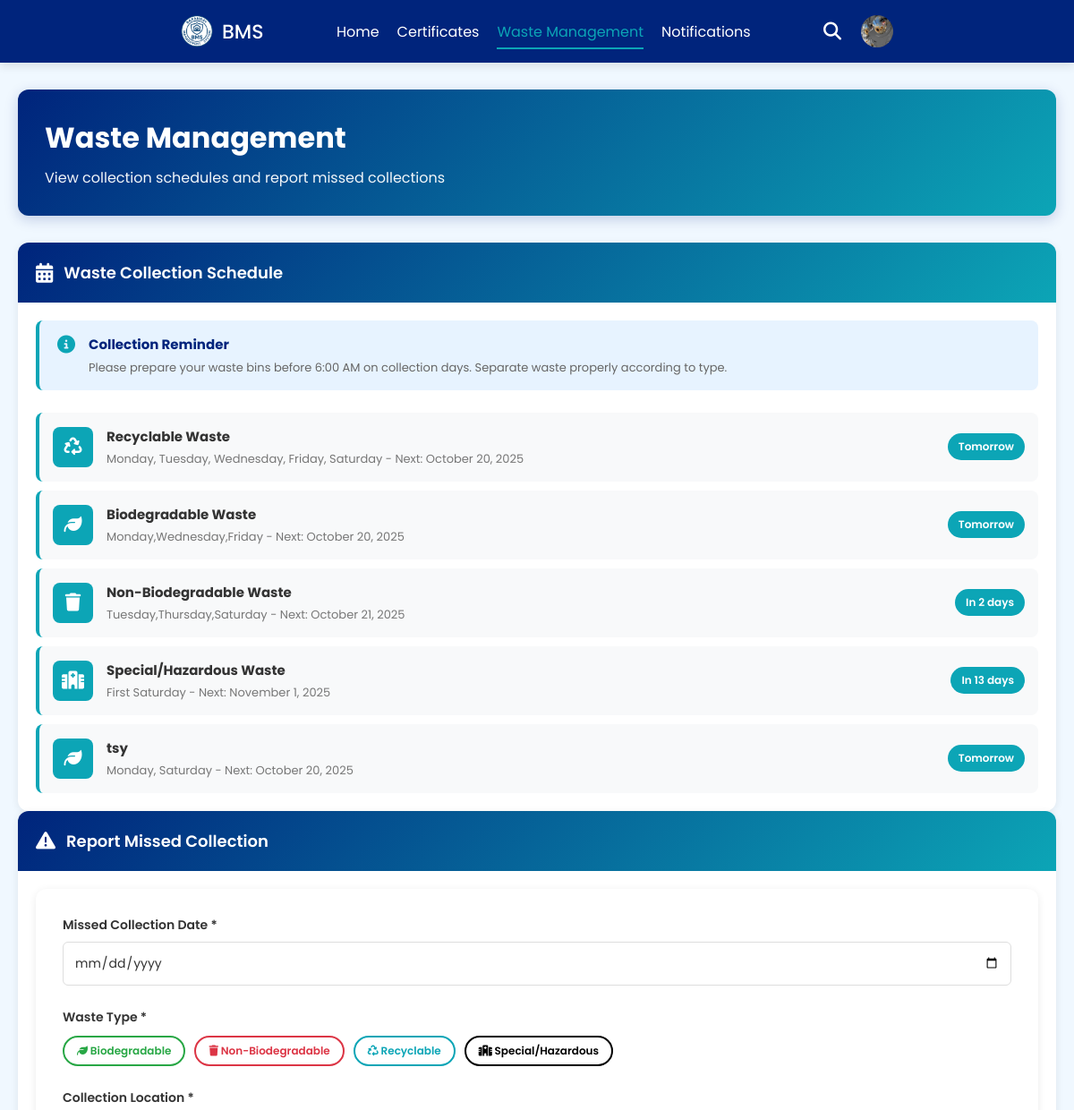
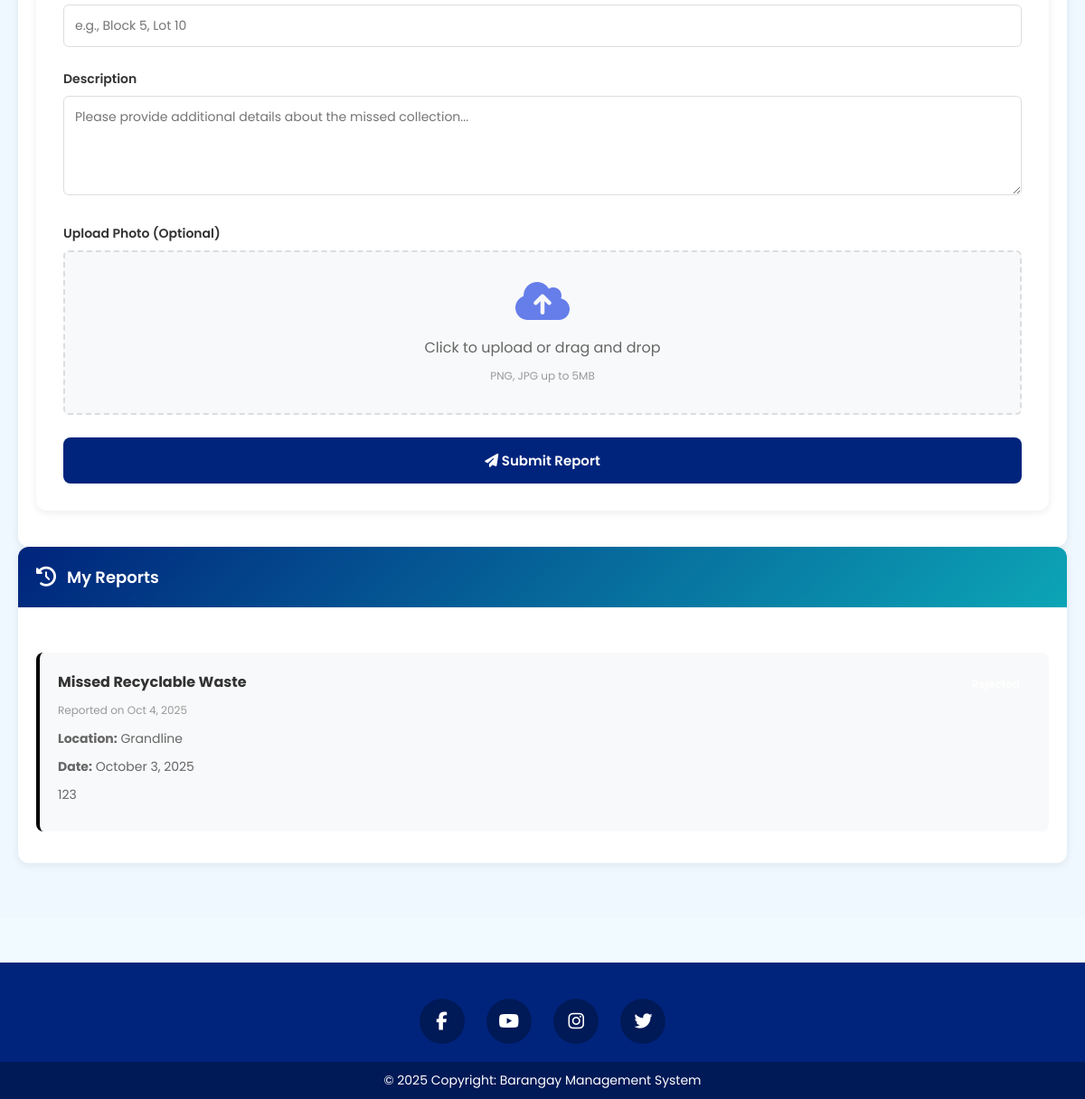
Page /user/waste_management.php (signed in) on the committed database (2 pictures, top to bottom).
### tables this page shows
CREATE TABLE `user` (
  `id` int(11) NOT NULL,
  `first_name` varchar(255) NOT NULL,
  `middle_name` varchar(255) NOT NULL,
  `last_name` varchar(255) NOT NULL,
  `email` varchar(255) NOT NULL,
  `password` varchar(255) NOT NULL,
  `image` varchar(255) NOT NULL,
  `contact_number` varchar(255) NOT NULL,
  `date_of_birth` date DEFAULT NULL,
  `gender` enum('male','female') DEFAULT NULL,
  `civil_status` enum('single','married','divorced','widowed') DEFAULT NULL,
  `occupation` varchar(100) DEFAULT NULL,
  `house_number` varchar(100) DEFAULT NULL,
  `street_name` varchar(255) DEFAULT NULL,
  `barangay` varchar(255) DEFAULT 'Baliwasan',
  `status` enum('active','inactive','moved') DEFAULT 'active',
  `is_new` tinyint(1) DEFAULT 1,
  `created_at` datetime NOT NULL DEFAULT current_timestamp(),
  `updated_at` timestamp NULL DEFAULT NULL ON UPDATE current_timestamp()
);

CREATE TABLE `waste_schedules` (
  `schedule_id` int(11) NOT NULL,
  `waste_type` varchar(50) NOT NULL,
  `collection_days` varchar(100) NOT NULL,
  `icon` varchar(50) DEFAULT NULL,
  `color` varchar(20) DEFAULT NULL,
  `description` text DEFAULT NULL,
  `is_active` tinyint(1) DEFAULT 1,
  `created_at` timestamp NOT NULL DEFAULT current_timestamp()
);

CREATE TABLE `missed_collections` (
  `report_id` int(11) NOT NULL,
  `user_id` int(11) NOT NULL,
  `collection_date` date NOT NULL,
  `waste_type` varchar(50) NOT NULL,
  `location` varchar(255) NOT NULL,
  `description` text DEFAULT NULL,
  `photo_path` varchar(255) DEFAULT NULL,
  `status` enum('pending','investigating','resolved','rejected') DEFAULT 'pending',
  `resolution_notes` text DEFAULT NULL,
  `resolved_date` datetime DEFAULT NULL,
  `created_at` timestamp NOT NULL DEFAULT current_timestamp(),
  `updated_at` timestamp NOT NULL DEFAULT current_timestamp() ON UPDATE current_timestamp()
);

### user/waste_management.php (the view, shortened to what this page needs)
<?php
require_once("../conn/conn.php");
$user_id = $_SESSION["user_id"];
$schedules_query = "SELECT * FROM waste_schedules WHERE is_active = 1 ORDER BY schedule_id";
$schedules_result = $conn->query($schedules_query);
$reports_query = "SELECT * FROM missed_collections WHERE user_id = ? ORDER BY created_at DESC LIMIT 10";
$reports_stmt = $conn->prepare($reports_query);
$reports_stmt->bind_param("i", $user_id);
$reports_stmt->execute();
$reports_result = $reports_stmt->get_result();
function getNextCollectionDate($collection_days)
{
    $today = new DateTime();
    $daysOfWeek = ['Sunday' => 0, 'Monday' => 1, 'Tuesday' => 2, 'Wednesday' => 3, 'Thursday' => 4, 'Friday' => 5, 'Saturday' => 6];
    if (strpos($collection_days, 'First') !== false) {
        $month = $today->format('n');
        $year = $today->format('Y');
        $firstDay = new DateTime("$year-$month-01");
        $dayOfWeek = $firstDay->format('w');
        $daysUntilSaturday = (6 - $dayOfWeek + 7) % 7;
        $firstSaturday = clone $firstDay;
        $firstSaturday->modify("+$daysUntilSaturday days");
        if ($today > $firstSaturday) {
            $firstDay->modify('+1 month');
            $month = $firstDay->format('n');
            $year = $firstDay->format('Y');
            $firstDay = new DateTime("$year-$month-01");
            $dayOfWeek = $firstDay->format('w');
            $daysUntilSaturday = (6 - $dayOfWeek + 7) % 7;
            $firstSaturday = clone $firstDay;
            $firstSaturday->modify("+$daysUntilSaturday days");
        }
        return $firstSaturday;
    }
    $days = array_map('trim', explode(',', $collection_days));
    $nextDate = null;
    $minDiff = PHP_INT_MAX;
    foreach ($days as $day) {
        if (isset($daysOfWeek[$day])) {
            $targetDay = $daysOfWeek[$day];
            $currentDay = (int) $today->format('w');
            $diff = ($targetDay - $currentDay + 7) % 7;
            if ($diff < $minDiff) {
                $minDiff = $diff;
                $nextDate = clone $today;
                $nextDate->modify("+$diff days");
            }
        }
    }
    return $nextDate;
}
function getDaysUntil($nextDate)
{
    $today = new DateTime();
    $today->setTime(0, 0, 0);
    $nextDate->setTime(0, 0, 0);
    $diff = $today->diff($nextDate);
    $days = (int) $diff->format('%a');
    if ($days === 0) {
        return 'Today';
    } elseif ($days === 1) {
        return 'Tomorrow';
    } else {
        return "In $days days";
    }
}
function getStatusBadgeClass($status)
{
    $classes = [
        'pending' => 'pending',
        'investigating' => 'investigating',
        'resolved' => 'resolved',
        'rejected' => 'rejected'
    ];
    return $classes[$status] ?? 'pending';
}
?>
<!DOCTYPE html>
<html lang="en">
<head>
    <?php include '../components/header_links.php'; ?>
    <?php include '../components/user_side_header.php'; ?>
</head>
<body>
    <?php include '../components/navbar.php'; ?>
    <main class="main-content">
        <div class="page-header">
            <h1>Waste Management</h1>
            <p>View collection schedules and report missed collections</p>
        </div>
        <div class="section-card">
            <div class="section-card-header">
                <i class="fas fa-calendar-alt"></i>
                <h2>Waste Collection Schedule</h2>
            </div>
            <div class="section-card-body">
                <div class="info-banner">
                    <i class="fas fa-info-circle"></i>
                    <div class="info-banner-content">
                        <h4>Collection Reminder</h4>
                        <p>Please prepare your waste bins before 6:00 AM on collection days. Separate waste properly
                            according to type.</p>
                    </div>
                </div>
                <?php while ($schedule = $schedules_result->fetch_assoc()):
                    $nextDate = getNextCollectionDate($schedule['collection_days']);
                    $daysUntil = getDaysUntil($nextDate);
                    ?>
                    <div class="schedule-item">
                        <div class="schedule-icon">
                            <i class="fas <?php echo htmlspecialchars($schedule['icon']); ?>"></i>
                        </div>
                        <div class="schedule-info">
                            <h4><?php echo htmlspecialchars($schedule['waste_type']); ?></h4>
                            <p><?php echo htmlspecialchars($schedule['collection_days']); ?> - Next:
                                <?php echo $nextDate->format('F j, Y'); ?>
                            </p>
                        </div>
                        <span class="schedule-badge"><?php echo $daysUntil; ?></span>
                    </div>
                <?php endwhile; ?>
            </div>
        </div>
        <div class="section-card">
            <div class="section-card-header">
                <i class="fas fa-exclamation-triangle"></i>
                <h2>Report Missed Collection</h2>
            </div>
            <div class="section-card-body">
                <div class="report-form-card">
                    <form id="missedCollectionForm" enctype="multipart/form-data">
                        <div class="form-group">
                            <label for="collection-date">Missed Collection Date *</label>
                            <input type="date" id="collection-date" name="collection-date"
                                max="<?php echo date('Y-m-d'); ?>" required>
                        </div>
                        <div class="form-group">
                            <label>Waste Type *</label>
                            <div class="waste-type-tags">
                                <div class="waste-tag biodegradable"
                                    onclick="toggleWasteType(this, 'Biodegradable Waste')">
                                    <i class="fas fa-leaf"></i> Biodegradable
                                </div>
                                <div class="waste-tag non-biodegradable"
                                    onclick="toggleWasteType(this, 'Non-Biodegradable Waste')">
                                    <i class="fas fa-trash"></i> Non-Biodegradable
                                </div>
                                <div class="waste-tag recyclable" onclick="toggleWasteType(this, 'Recyclable Waste')">
                                    <i class="fas fa-recycle"></i> Recyclable
                                </div>
                                <div class="waste-tag hazardous"
                                    onclick="toggleWasteType(this, 'Special/Hazardous Waste')">
                                    <i class="fas fa-hospital"></i> Special/Hazardous
                                </div>
                            </div>
                        </div>
                        <div class="form-group">
                            <label for="location">Collection Location *</label>
                            <input type="text" id="location" name="location" placeholder="e.g., Block 5, Lot 10"
                                required>
                        </div>
                        <div class="form-group">
                            <label for="description">Description</label>
                            <textarea id="description" name="description" rows="4"
                                placeholder="Please provide additional details about the missed collection..."></textarea>
                        </div>
                        <div class="form-group">
                            <label>Upload Photo (Optional)</label>
                            <div class="file-upload-area" onclick="document.getElementById('photo-upload').click()">
                                <i class="fas fa-cloud-upload-alt"></i>
                                <p>Click to upload or drag and drop</p>
                                <span>PNG, JPG up to 5MB</span>
                            </div>
                        </div>
                        <button type="submit" class="submit-report-btn">
                            <i class="fas fa-paper-plane"></i> Submit Report
                        </button>
                    </form>
                </div>
            </div>
        </div>
        <div class="section-card">
            <div class="section-card-header">
                <i class="fas fa-history"></i>
                <h2>My Reports</h2>
            </div>
            <div class="section-card-body">
                <div class="reports-history">
                    <?php if ($reports_result->num_rows > 0): ?>
                        <?php while ($report = $reports_result->fetch_assoc()): ?>
                            <div class="report-item <?php echo getStatusBadgeClass($report['status']); ?>">
                                <div class="report-item-content">
                                    <div class="report-item-header">
                                        <div>
                                            <h4>Missed <?php echo htmlspecialchars($report['waste_type']); ?></h4>
                                            <span class="report-date">Reported on
                                                <?php echo date('M j, Y', strtotime($report['created_at'])); ?></span>
                                        </div>
                                        <span class="report-status-badge <?php echo getStatusBadgeClass($report['status']); ?>">
                                        </span>
                                    </div>
                                    <p><strong>Location:</strong> <?php echo htmlspecialchars($report['location']); ?></p>
                                    <p><strong>Date:</strong>
                                        <?php echo date('F j, Y', strtotime($report['collection_date'])); ?></p>
                                    <?php if (!empty($report['description'])): ?>
                                        <p><?php echo htmlspecialchars($report['description']); ?></p>
                                    <?php endif; ?>
                                </div>
                            </div>
                        <?php endwhile; ?>
                    <?php endif; ?>
                </div>
            </div>
        </div>
    </main>
    <?php include '../components/footer.php'; ?>
</body>
</html>

### components/navbar.php (shortened to what this page needs)
<nav class="nav">
    <a href="#" class="logo">
        <img src="../assets/logo/bms.png" alt="BMS Logo" class="logo-img" />
        <span>BMS</span>
    </a>
    <?php
    $userId = $_SESSION["user_id"];
    $query = "SELECT image FROM user WHERE id = ?";
    $stmt = $conn->prepare($query);
    $stmt->bind_param("i", $userId);
    $stmt->execute();
    $result = $stmt->get_result();
    $userData = $result->fetch_assoc();
    $userImage = !empty($userData["image"]) ? "../assets/images/user/" . $userData["image"] : "../assets/images/user.png";
    $currentPage = basename($_SERVER['PHP_SELF']);
    ?>
    <ul class="nav-links">
        <li><a href="index.php" class="<?= $currentPage == 'index.php' ? 'active' : '' ?>">Home</a></li>
        <li><a href="certificates.php"
                class="<?= $currentPage == 'certificates.php' ? 'active' : '' ?>">Certificates</a></li>
        <li><a href="waste_management.php" class="<?= $currentPage == 'waste_management.php' ? 'active' : '' ?>">Waste
                Management</a></li>
        <li><a href="notifications.php"
                class="<?= $currentPage == 'notifications.php' ? 'active' : '' ?>">Notifications</a></li>
    </ul>
    <div class="nav-right">
        <i class="fa-solid fa-magnifying-glass search-icon" id="searchIcon"></i>
        <div class="profile-container">
            <div class="profile-trigger">
                <img src="<?= htmlspecialchars($userImage); ?>" alt="Profile" />
            </div>
        </div>
    </div>
</nav>

### css/style.css (style rules this page uses)
* { margin: 0; padding: 0; box-sizing: border-box; font-family: "Poppins", sans-serif; }
html, body { height: 100%; margin: 0; display: flex; flex-direction: column; }
body { background: #f0faff; }
.form-group { margin-bottom: 20px; }
.nav { position: fixed; top: 0; left: 0; width: 100%; padding: 15px 200px; background: #00247c; box-shadow: 0 4px 10px rgba(0, 0, 0, 0.1); z-index: 1000; }
.nav, .nav .nav-links { display: flex; align-items: center; }
.nav { justify-content: space-between; }
a { color: #fff; text-decoration: none; }
.nav .logo { font-size: 22px; font-weight: 500; }
.logo { display: flex; align-items: center; gap: 8px; font-size: 22px; font-weight: bold; text-decoration: none; color: #fff; }
.logo-img { width: 40px; height: 40px; object-fit: contain; }
.nav .nav-links { column-gap: 20px; list-style: none; }
.nav .nav-links a { position: relative; padding: 5px 0; transition: color 0.3s ease; }
.nav .nav-links a.active { color: #0ca5b6; }
.nav .nav-links a.active::after { width: 100%; }
.nav .nav-links a::after { content: ''; position: absolute; left: 0; bottom: -3px; width: 0; height: 2px; background-color: #0ca5b6; transition: width 0.3s ease; }
.nav .search-icon { color: #fff; font-size: 20px; cursor: pointer; }
.nav-right { display: flex; align-items: center; gap: 20px; }
.profile-container { position: relative; }
.profile-trigger { width: 40px; height: 40px; border-radius: 50%; overflow: hidden; cursor: pointer; border: 2px solid transparent; transition: border-color 0.3s ease, transform 0.3s ease; }
.profile-trigger img { width: 100%; height: 100%; object-fit: cover; }

### rows in the picture
user: image (picture)
waste_schedules: waste_type "Recyclable Waste", collection_days "Monday, Tuesday, Wednesday, Friday, Saturday", format "October 20, 2025", collection_days "Tomorrow"
waste_schedules: waste_type "Biodegradable Waste", collection_days "Monday,Wednesday,Friday", format "October 20, 2025", collection_days "Tomorrow"
waste_schedules: waste_type "Non-Biodegradable Waste", collection_days "Tuesday,Thursday,Saturday", format "October 21, 2025", collection_days "In 2 days"
waste_schedules: waste_type "Special/Hazardous Waste", collection_days "First Saturday", format "November 1, 2025", collection_days "In 13 days"
waste_schedules: waste_type "tsy", collection_days "Monday, Saturday", format "October 20, 2025", collection_days "Tomorrow"
missed_collections: waste_type "Recyclable Waste", created_at "Oct 4, 2025", location "Grandline", collection_date "October 3, 2025", description "123"
